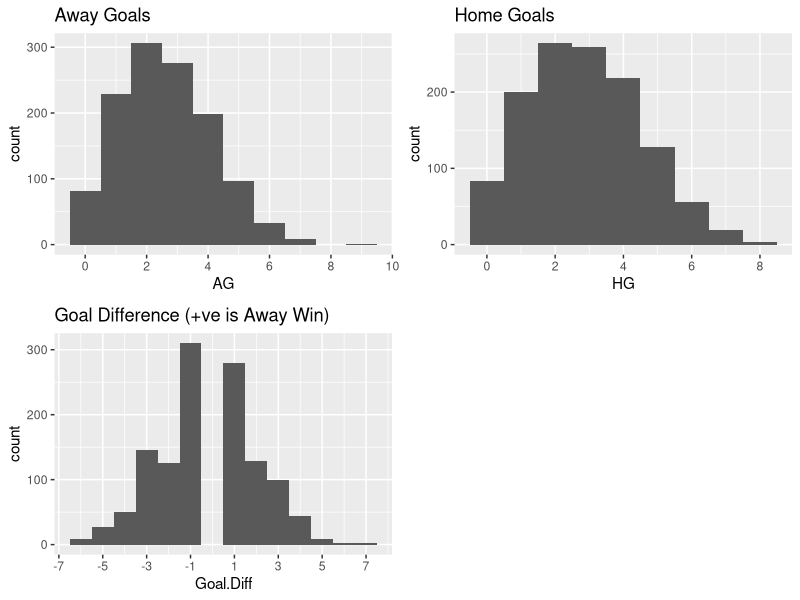
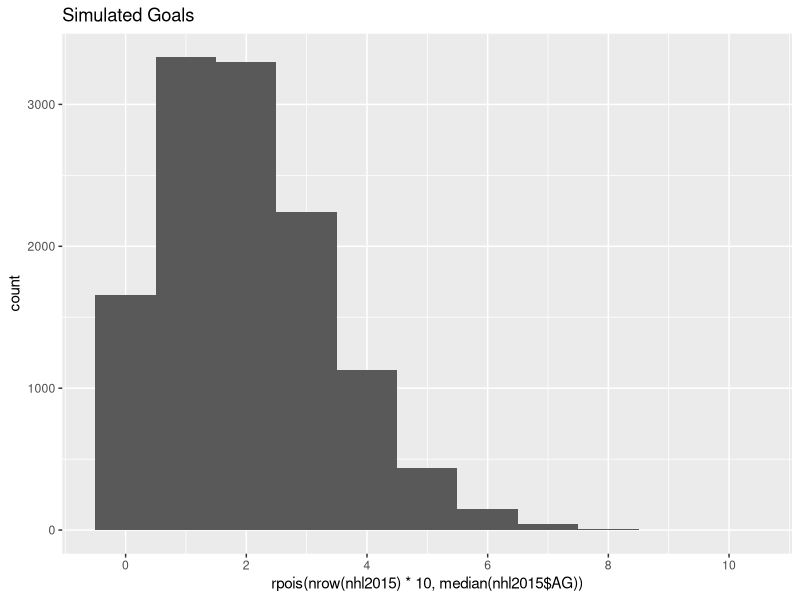

Generate these figures, in order, with R:
## ---- chunk 1
nhl2015<-read.csv('../data/leagues_NHL_2015_games_games.csv')
head(nhl2015)
## ---- chunk 2
nhl2015<-nhl2015[,c('Date','Visitor','G','Home','G.1','X')]
nhl2015<-nhl2015[!is.na(nhl2015$G),]
colnames(nhl2015)<-c("Date", "AwayTeam","AG","HomeTeam","HG","OT.SO")
## ---- chunk 3
percent_ot_so<-as.numeric((table(nhl2015$OT.SO)[2]+table(nhl2015$OT.SO)[3])/nrow(nhl2015))
percent_ot_so
## ---- chunk 4
#Add a column for goal difference in a temp df
df<-nhl2015
df$Goal.Diff<-df$AG-df$HG
library(ggplot2)
library(cowplot)
plot_AG<-ggplot(df, aes(AG)) + ggtitle("Away Goals") + scale_x_continuous(breaks=seq(0,10,2)) + geom_histogram(bins=10, binwidth=1, origin=-0.5)
plot_HG<-ggplot(df, aes(HG)) + ggtitle("Home Goals") + scale_x_continuous(breaks=seq(0,10,2)) + geom_histogram(bins=10, binwidth=1, origin=-0.5)
plot_diff<-ggplot(df, aes(Goal.Diff)) + ggtitle("Goal Difference (+ve is Away Win)") + scale_x_continuous(breaks=seq(min(df$Goal.Diff)-1,max(df$Goal.Diff)+1,2)) + geom_histogram(bins=16, binwidth=1, origin=(min(df$Goal.Diff)-0.5))
plot_grid(plot_AG, plot_HG, plot_diff, align='h')
## ---- chunk 5
ggplot(, aes(rpois(nrow(nhl2015)*10, median(nhl2015$AG)))) + ggtitle("Simulated Goals") + scale_x_continuous(breaks=seq(0,10,2)) + geom_histogram(bins=10, binwidth=1, origin=-0.5)
## ---- chunk 6
ot.tagger<-function(row) {
  if (row['X'] != '') {
    if(row['G']>row['G.1']) {
      return("V")
    }
    else{
      return("H")
    }
  }
  else {
    return("")
  }
}

ot.fixer<-function(row) {
  H<-as.integer(row['G.1'])
  V<-as.integer(row['G'])
  if(row['OT.Win']=='H') {
    H<-H-1
  }
  else if (row['OT.Win']=='V') {
    V<-V-1
  }
  return(data.frame('G.1'=H,'G'=V))
}
